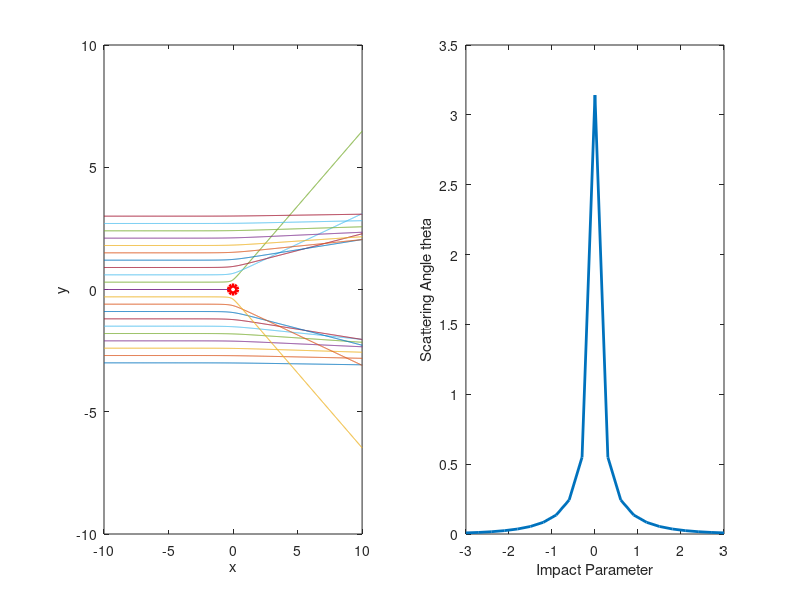

The MATLAB script that drew this image:
%**************************************************************************
%*     Section 5.5.6                                                      *
%*     filename: ch05pr12.m                                               *
%*     program listing number: 5.12                                       *
%*                                                                        *
%*     This program calculate the trajectory of a particle scattered by   *
%*     Yukawa potential using he Valet method.                            *
%*                                                                        *
%*     Programed by Ryoichi Kawai for Computational Physics Course        *
%*     Revised on 01/07/2014.                                             *
%**************************************************************************
clear all;

E=input('Enter Energy =');

% control parameter
bmax=3;
N=10;
db=bmax/N;
h=0.01;

subplot(1,2,1);

for i=1:2*N+1
    
    % set impact parameter
    b(i)=db*(i-N-1);
    
    % initial conditions
    x(1)=-10; y(1)=b(i); vx(1)=sqrt(2*E); vy(1)=0;
    
    % first Euler step
    r = sqrt(x(1)^2+y(1)^2);
    Fx=x(1)/r^2 * (1/r+1) * exp(-r);
    Fy=y(1)/r^2 * (1/r+1) * exp(-r);
    x(2)=x(1)+vx(1)*h+Fx*h^2/2;
    y(2)=y(1)+vy(1)*h+Fy*h^2/2;
    
    % Verlet method
    n=2;
    while abs(x(n))<10
        r = sqrt(x(n)^2+y(n)^2);
        Fx=x(n)/r^2 * (1/r+1) * exp(-r);
        Fy=y(n)/r^2 * (1/r+1) * exp(-r);
        x(n+1)=2*x(n)-x(n-1)+Fx*h^2;
        y(n+1)=2*y(n)-y(n-1)+Fy*h^2;
        n=n+1;
    end
    
    % final velocity
    vfx=(x(n)-x(n-2))/(2*h);
    vfy=(y(n)-y(n-2))/(2*h);
    
    % scattering angle
    theta(i) = acos((vx(1)*vfx+vy(1)*vfy)/(2*E));
    
    % plot the trajctory
    plot(x(1:n),y(1:n));
    hold on
end

% draw a target atom
p=plot(0,0,'o');
set(p,'Color','red','Linewidth',3);
hold off

axis([-10,10,-10,10]);
xlabel('x');
ylabel('y');

% plot scattering angle
subplot(1,2,2);
q=plot(b,theta);
xlabel('Impact Parameter');
ylabel('Scattering Angle theta');
set(q,'Linewidth',2);


 